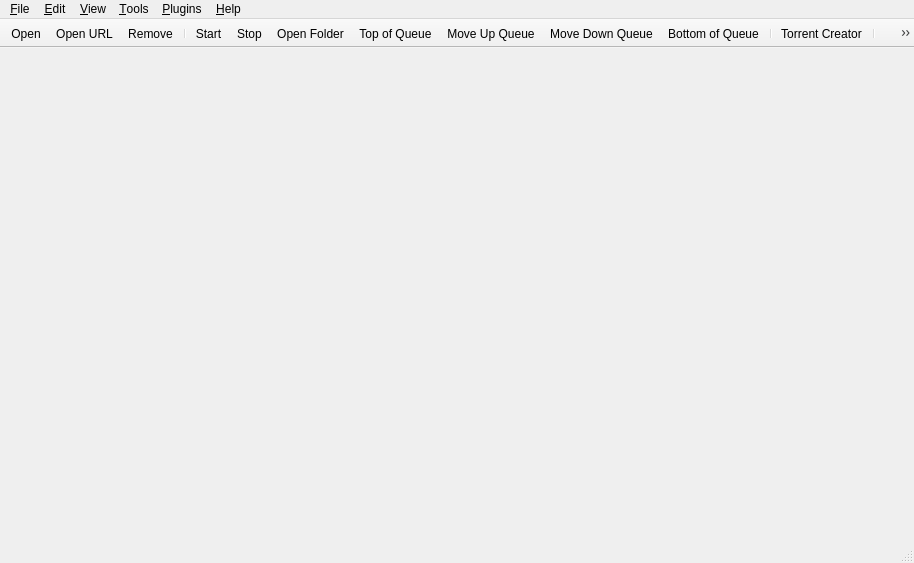
<?xml version="1.0" encoding="UTF-8"?>
<ui version="4.0">
 <class>MainWindow</class>
 <widget class="QMainWindow" name="MainWindow">
  <property name="geometry">
   <rect>
    <x>0</x>
    <y>0</y>
    <width>914</width>
    <height>563</height>
   </rect>
  </property>
  <property name="contextMenuPolicy">
   <enum>Qt::ContextMenuPolicy::CustomContextMenu</enum>
  </property>
  <widget class="QWidget" name="centralWidget">
   <layout class="QVBoxLayout" name="centralWidgetLayout">
    <property name="leftMargin">
     <number>7</number>
    </property>
    <property name="topMargin">
     <number>3</number>
    </property>
    <property name="rightMargin">
     <number>5</number>
    </property>
    <property name="bottomMargin">
     <number>0</number>
    </property>
   </layout>
  </widget>
  <widget class="QMenuBar" name="menubar">
   <property name="geometry">
    <rect>
     <x>0</x>
     <y>0</y>
     <width>914</width>
     <height>20</height>
    </rect>
   </property>
   <widget class="QMenu" name="menuEdit">
    <property name="title">
     <string>&amp;Edit</string>
    </property>
    <addaction name="actionStart"/>
    <addaction name="actionStop"/>
    <addaction name="separator"/>
    <addaction name="actionDelete"/>
    <addaction name="actionTopQueuePos"/>
    <addaction name="actionIncreaseQueuePos"/>
    <addaction name="actionDecreaseQueuePos"/>
    <addaction name="actionBottomQueuePos"/>
    <addaction name="separator"/>
    <addaction name="actionPauseSession"/>
    <addaction name="actionResumeSession"/>
   </widget>
   <widget class="QMenu" name="menuHelp">
    <property name="title">
     <string>&amp;Help</string>
    </property>
    <addaction name="actionDocumentation"/>
    <addaction name="actionCheckForUpdates"/>
    <addaction name="separator"/>
    <addaction name="actionAbout"/>
   </widget>
   <widget class="QMenu" name="menuOptions">
    <property name="title">
     <string>&amp;Tools</string>
    </property>
    <widget class="QMenu" name="menuAutoShutdownOnDownloadsCompletion">
     <property name="title">
      <string>On Downloads &amp;Done</string>
     </property>
     <addaction name="actionAutoShutdownDisabled"/>
     <addaction name="actionAutoExit"/>
     <addaction name="actionAutoSuspend"/>
     <addaction name="actionAutoHibernate"/>
     <addaction name="actionAutoReboot"/>
     <addaction name="actionAutoShutdown"/>
    </widget>
    <addaction name="actionCreateTorrent"/>
    <addaction name="separator"/>
    <addaction name="actionManageCookies"/>
    <addaction name="actionOptions"/>
    <addaction name="separator"/>
    <addaction name="menuAutoShutdownOnDownloadsCompletion"/>
   </widget>
   <widget class="QMenu" name="menuFile">
    <property name="title">
     <string>&amp;File</string>
    </property>
    <addaction name="actionOpen"/>
    <addaction name="actionDownloadFromURL"/>
    <addaction name="actionCloseWindow"/>
    <addaction name="separator"/>
    <addaction name="actionExit"/>
   </widget>
   <widget class="QMenu" name="menuView">
    <property name="title">
     <string>&amp;View</string>
    </property>
    <widget class="QMenu" name="menuLog">
     <property name="title">
      <string>&amp;Log</string>
     </property>
     <addaction name="actionExecutionLogs"/>
     <addaction name="separator"/>
     <addaction name="actionNormalMessages"/>
     <addaction name="actionInformationMessages"/>
     <addaction name="actionWarningMessages"/>
     <addaction name="actionCriticalMessages"/>
    </widget>
    <addaction name="separator"/>
    <addaction name="actionTopToolBar"/>
    <addaction name="actionShowStatusbar"/>
    <addaction name="actionShowFiltersSidebar"/>
    <addaction name="actionSpeedInTitleBar"/>
    <addaction name="separator"/>
    <addaction name="actionSearchWidget"/>
    <addaction name="actionRSSReader"/>
    <addaction name="menuLog"/>
    <addaction name="separator"/>
    <addaction name="actionStatistics"/>
    <addaction name="separator"/>
    <addaction name="actionLock"/>
   </widget>
   <widget class="QMenu" name="menuPlugins">
    <property name="title">
     <string>&amp;Plugins</string>
    </property>
    <addaction name="actionManagePlugins"/>
    <addaction name="separator"/>
   </widget>
   <addaction name="menuFile"/>
   <addaction name="menuEdit"/>
   <addaction name="menuView"/>
   <addaction name="menuOptions"/>
   <addaction name="menuPlugins"/>
   <addaction name="menuHelp"/>
  </widget>
  <widget class="QToolBar" name="toolBar">
   <property name="movable">
    <bool>false</bool>
   </property>
   <property name="orientation">
    <enum>Qt::Orientation::Horizontal</enum>
   </property>
   <property name="toolButtonStyle">
    <enum>Qt::ToolButtonStyle::ToolButtonFollowStyle</enum>
   </property>
   <property name="floatable">
    <bool>false</bool>
   </property>
   <attribute name="toolBarArea">
    <enum>TopToolBarArea</enum>
   </attribute>
   <attribute name="toolBarBreak">
    <bool>false</bool>
   </attribute>
   <addaction name="actionOpen"/>
   <addaction name="actionDownloadFromURL"/>
   <addaction name="actionDelete"/>
   <addaction name="separator"/>
   <addaction name="actionStart"/>
   <addaction name="actionStop"/>
   <addaction name="actionOpenDestinationFolder"/>
   <addaction name="actionTopQueuePos"/>
   <addaction name="actionIncreaseQueuePos"/>
   <addaction name="actionDecreaseQueuePos"/>
   <addaction name="actionBottomQueuePos"/>
   <addaction name="separator"/>
   <addaction name="actionCreateTorrent"/>
   <addaction name="separator"/>
   <addaction name="actionOptions"/>
   <addaction name="actionLock"/>
  </widget>
  <widget class="QStatusBar" name="statusBar"/>
  <action name="actionOpen">
   <property name="text">
    <string>&amp;Add Torrent File...</string>
   </property>
   <property name="iconText">
    <string>Open</string>
   </property>
  </action>
  <action name="actionExit">
   <property name="text">
    <string>E&amp;xit</string>
   </property>
  </action>
  <action name="actionOptions">
   <property name="text">
    <string>&amp;Options...</string>
   </property>
  </action>
  <action name="actionAbout">
   <property name="text">
    <string>&amp;About</string>
   </property>
  </action>
  <action name="actionStart">
   <property name="text">
    <string>Sta&amp;rt</string>
   </property>
  </action>
  <action name="actionStop">
   <property name="text">
    <string>Sto&amp;p</string>
   </property>
  </action>
  <action name="actionResumeSession">
   <property name="text">
    <string>R&amp;esume Session</string>
   </property>
  </action>
  <action name="actionPauseSession">
   <property name="text">
    <string>Pau&amp;se Session</string>
   </property>
  </action>
  <action name="actionDelete">
   <property name="text">
    <string>&amp;Remove</string>
   </property>
  </action>
  <action name="actionDownloadFromURL">
   <property name="text">
    <string>Add Torrent &amp;Link...</string>
   </property>
   <property name="iconText">
    <string>Open URL</string>
   </property>
  </action>
  <action name="actionCreateTorrent">
   <property name="text">
    <string>Torrent &amp;Creator</string>
   </property>
  </action>
  <action name="actionDocumentation">
   <property name="text">
    <string>&amp;Documentation</string>
   </property>
  </action>
  <action name="actionSetGlobalSpeedLimits">
   <property name="text">
    <string>Set Global Speed Limits...</string>
   </property>
  </action>
  <action name="actionBottomQueuePos">
   <property name="text">
    <string>Bottom of Queue</string>
   </property>
   <property name="toolTip">
    <string>Move to the bottom of the queue</string>
   </property>
   <property name="visible">
    <bool>true</bool>
   </property>
  </action>
  <action name="actionTopQueuePos">
   <property name="text">
    <string>Top of Queue</string>
   </property>
   <property name="toolTip">
    <string>Move to the top of the queue</string>
   </property>
   <property name="visible">
    <bool>true</bool>
   </property>
  </action>
  <action name="actionDecreaseQueuePos">
   <property name="text">
    <string>Move Down Queue</string>
   </property>
   <property name="toolTip">
    <string>Move down in the queue</string>
   </property>
   <property name="visible">
    <bool>true</bool>
   </property>
  </action>
  <action name="actionIncreaseQueuePos">
   <property name="text">
    <string>Move Up Queue</string>
   </property>
   <property name="toolTip">
    <string>Move up in the queue</string>
   </property>
   <property name="visible">
    <bool>true</bool>
   </property>
  </action>
  <action name="actionUseAlternativeSpeedLimits">
   <property name="checkable">
    <bool>true</bool>
   </property>
   <property name="text">
    <string>Alternative Speed Limits</string>
   </property>
   <property name="toolTip">
    <string>Alternative Speed Limits</string>
   </property>
  </action>
  <action name="actionTopToolBar">
   <property name="checkable">
    <bool>true</bool>
   </property>
   <property name="text">
    <string>&amp;Top Toolbar</string>
   </property>
   <property name="toolTip">
    <string>Display Top Toolbar</string>
   </property>
  </action>
  <action name="actionShowStatusbar">
   <property name="checkable">
    <bool>true</bool>
   </property>
   <property name="text">
    <string>Status &amp;Bar</string>
   </property>
  </action>
  <action name="actionShowFiltersSidebar">
   <property name="checkable">
    <bool>true</bool>
   </property>
   <property name="text">
    <string>Filters Sidebar</string>
   </property>
  </action>
  <action name="actionSpeedInTitleBar">
   <property name="checkable">
    <bool>true</bool>
   </property>
   <property name="text">
    <string>S&amp;peed in Title Bar</string>
   </property>
   <property name="toolTip">
    <string>Show Transfer Speed in Title Bar</string>
   </property>
  </action>
  <action name="actionRSSReader">
   <property name="checkable">
    <bool>true</bool>
   </property>
   <property name="text">
    <string>&amp;RSS Reader</string>
   </property>
  </action>
  <action name="actionSearchWidget">
   <property name="checkable">
    <bool>true</bool>
   </property>
   <property name="text">
    <string>Search &amp;Engine</string>
   </property>
  </action>
  <action name="actionLock">
   <property name="text">
    <string>L&amp;ock Universal Torrent</string>
   </property>
   <property name="iconText">
    <string>Lock</string>
   </property>
   <property name="shortcut">
    <string notr="true">Ctrl+L</string>
   </property>
  </action>
  <action name="actionAutoExit">
   <property name="checkable">
    <bool>true</bool>
   </property>
   <property name="text">
    <string>&amp;Exit Universal Torrent</string>
   </property>
  </action>
  <action name="actionAutoSuspend">
   <property name="checkable">
    <bool>true</bool>
   </property>
   <property name="text">
    <string>&amp;Suspend System</string>
   </property>
  </action>
  <action name="actionAutoHibernate">
   <property name="checkable">
    <bool>true</bool>
   </property>
   <property name="text">
    <string>&amp;Hibernate System</string>
   </property>
  </action>
  <action name="actionAutoShutdown">
   <property name="checkable">
    <bool>true</bool>
   </property>
   <property name="text">
    <string>Sh&amp;utdown System</string>
   </property>
  </action>
  <action name="actionAutoReboot">
   <property name="checkable">
    <bool>true</bool>
   </property>
   <property name="text">
    <string>&amp;Reboot System</string>
   </property>
  </action>
  <action name="actionAutoShutdownDisabled">
   <property name="checkable">
    <bool>true</bool>
   </property>
   <property name="text">
    <string>&amp;Do nothing</string>
   </property>
  </action>
  <action name="actionToggleVisibility">
   <property name="text">
    <string>Show</string>
   </property>
  </action>
  <action name="actionMinimize">
   <property name="text">
    <string notr="true">Minimize</string>
   </property>
  </action>
  <action name="actionStatistics">
   <property name="text">
    <string>&amp;Statistics</string>
   </property>
  </action>
  <action name="actionCheckForUpdates">
   <property name="text">
    <string>Check for Updates</string>
   </property>
   <property name="toolTip">
    <string>Check for Program Updates</string>
   </property>
  </action>
  <action name="actionManageCookies">
   <property name="text">
    <string>Manage Cookies...</string>
   </property>
   <property name="toolTip">
    <string>Manage stored network cookies</string>
   </property>
  </action>
  <action name="actionExecutionLogs">
   <property name="checkable">
    <bool>true</bool>
   </property>
   <property name="text">
    <string>Show</string>
   </property>
  </action>
  <action name="actionNormalMessages">
   <property name="checkable">
    <bool>true</bool>
   </property>
   <property name="text">
    <string>Normal Messages</string>
   </property>
  </action>
  <action name="actionInformationMessages">
   <property name="checkable">
    <bool>true</bool>
   </property>
   <property name="text">
    <string>Information Messages</string>
   </property>
  </action>
  <action name="actionWarningMessages">
   <property name="checkable">
    <bool>true</bool>
   </property>
   <property name="text">
    <string>Warning Messages</string>
   </property>
  </action>
  <action name="actionCriticalMessages">
   <property name="checkable">
    <bool>true</bool>
   </property>
   <property name="text">
    <string>Critical Messages</string>
   </property>
  </action>
  <action name="actionCloseWindow">
   <property name="text">
    <string>Close Window</string>
   </property>
  </action>
  <action name="actionOpenDestinationFolder">
   <property name="text">
    <string>Open Destination Folder</string>
   </property>
   <property name="iconText">
    <string>Open Folder</string>
   </property>
  </action>
  <action name="actionManagePlugins">
   <property name="text">
    <string>Manage Plugins...</string>
   </property>
   <property name="toolTip">
    <string>Manage installed plugins</string>
   </property>
  </action>
 </widget>
 <resources/>
 <connections/>
</ui>
